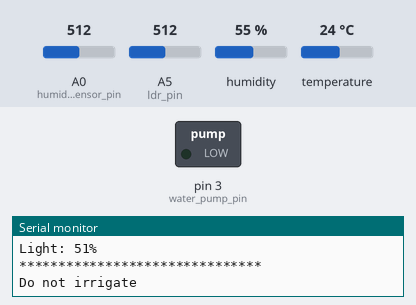
The sketch below on a simulated Arduino Uno, built with avr-gcc and run on an emulated ATmega328P. On the bench: switched loads named in the sketch (green lamp = pin HIGH), the last lines printed to the serial monitor. Inputs (shaded band) come from the test bench; at power-on: A5 (ldr_pin) = 512, temperature 24 °C, A0 (humidity_sensor_pin) = 512, humidity 55 %.

Above: at 1.2 s.
1.3 s: A5 (ldr_pin) set to 312
2.8 s: A5 (ldr_pin) set to 288
At 4.1 s:
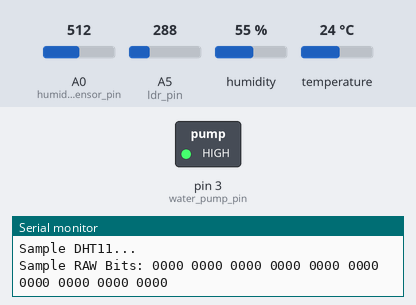
4.4 s: temperature set to 28 °C
7.4 s: temperature set to 31 °C
At 8.2 s:
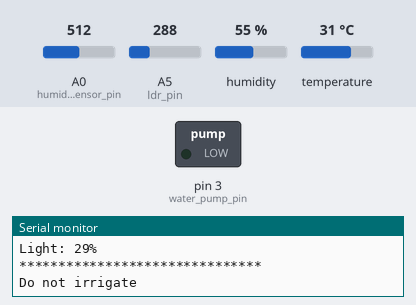
10.4 s: A0 (humidity_sensor_pin) set to 914
13.4 s: A0 (humidity_sensor_pin) set to 942
Timing chart, 0 to 16.4 s (numbered marks = the images above; inputs shaded):
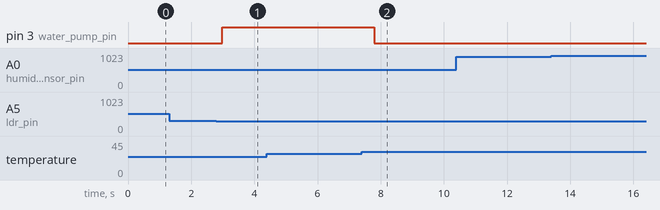

Measured:
- the behaviour switches between 297 and 296 on A5 (ldr_pin) (found by bisection; images 0 and 1)
- the behaviour switches between 29 and 30 °C on temperature (found by bisection; images 1 and 2)
- after the input at 2.8 s, pin 3 (water_pump_pin): LOW → HIGH after 0.18 s
- after the input at 7.4 s, pin 3 (water_pump_pin): HIGH → LOW after 0.40 s

The sketch:

sistema_riego.ino
```cpp
/* SISTEMA DE RIEGO AUTOMÁTICO CON SENSOR DE HUMEDAD DE SUELO, SENSOR
DE HUMEDAD DE AIRE Y SENSOR DE LUZ */
#include <SimpleDHT.h>
// Librería  <SimpleDHT.h> del sensor de temperatura y humedad relativa
#include <SPI.h>
//Librería <SPI.h> del motor DC compatible con la minibomba de agua DC
#define humidity_sensor_pin A0
//Se define variable del sensor de humedad en el suelo en el pin A0
#define ldr_pin A5
//Defino variable del sensor de fotoresistencia LDR en el pin A5

// for DHT11,
//      VCC: 5V or 3V
//      GND: GND
//      DATA: 2
int pinDHT11 = 2;
// Se declara la variable pinDHT11 y lo asocio al pin 2
SimpleDHT11 dht11;
int ldr_value = 0;
//Se declara la variable ldr_value (fotoresistencia) y
int water_pump_pin = 3;
//Se declara la variable mini bomba de agua y lo asocio al pin 3
int water_pump_speed = 255;
//Velocidad de la minibomba de agua oscila entre 100 como mínimo y 255 como máximo. Yo he //elegido 255 pero ustedes pueden elegir la que estimen conveniente. A más velocidad, mayor //bombeo de agua

void setup() {
  Serial.begin(9600);
}

void loop() {
  // start working...
// Mide la temperatura y humedad relativa y muestra resultado
  Serial.println("*******************************");
  Serial.println("Sample DHT11...");

  // read with raw sample data.
  byte temperature = 0;
  byte humidity_in_air = 0;
  byte data[40] = {0};
  if (dht11.read(pinDHT11, &temperature, &humidity_in_air, data)) {
    Serial.print("Read DHT11 failed");
    return;
  }

  Serial.print("Sample RAW Bits: ");
  for (int i = 0; i < 40; i++) {
    Serial.print((int)data[i]);
    if (i > 0 && ((i + 1) % 4) == 0) {
      Serial.print(' ');
    }
  }
  Serial.println("");

  Serial.print("Sample OK: ");
  Serial.print("Temperature: ");Serial.print((int)temperature); Serial.print(" *C, ");
  Serial.print("Relative humidity in air: ");Serial.print((int)humidity_in_air); Serial.println(" %");

  // DHT11 sampling rate is 1HZ.

  // Ground humidity value in %
// Mide la humedad en el suelo en % y muestra el resultado

  int ground_humidity_value = map(analogRead(humidity_sensor_pin), 0, 1023, 100, 0);
  Serial.print("Ground humidity: ");
  Serial.print(ground_humidity_value);
  Serial.println("%");

  // Light value in %
// Mide la luminosidad en % y muestra el resultado

  int ldr_value = map(analogRead(ldr_pin), 1023, 0, 100, 0);
  Serial.print("Light: ");
  Serial.print(ldr_value);
  Serial.println("%");
   Serial.println("*******************************");

//**************************************************************
// Condiciones de riego
// Si la humedad en el suelo es igual o inferior al 50%, si la luminosidad es inferior al 30%,
// Si la temperatura es inferior al 30%, entonces el sistema de riego riega.
// En caso de que no se  cumpla alguno o ninguno de los 3 requisitos anteriores,
// el sistema de riego no riega
//**************************************************************
 if( ground_humidity_value <= 50 && ldr_value < 30 && temperature < 30) {
 digitalWrite(water_pump_pin, HIGH);
 Serial.println("Irrigate");
 analogWrite(water_pump_pin, water_pump_speed);
//El motor de la bomba de agua arranca con la velocidad elegida anteriormente en el código
 }
 else{
 digitalWrite(water_pump_pin, LOW);
 Serial.println("Do not irrigate");
//El motor de la bomba de agua se para y no riega
 }
 delay (100);
// Ejecuta el código cada 100 milisegundos
}
```
